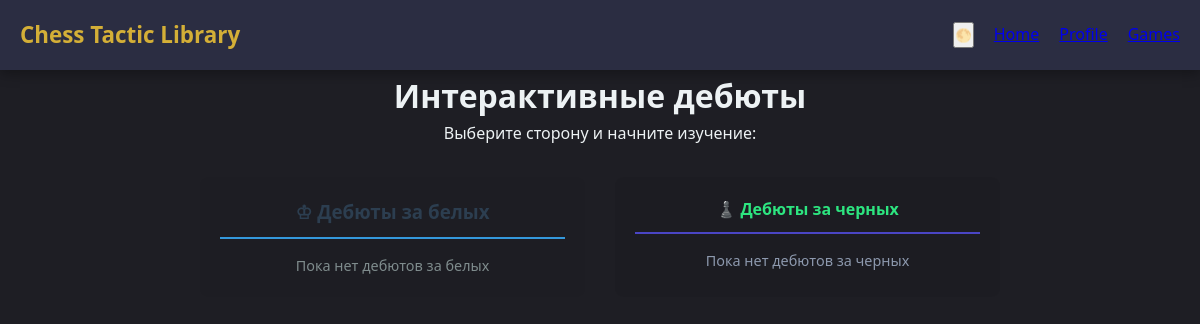
The app's page /game/, older data.
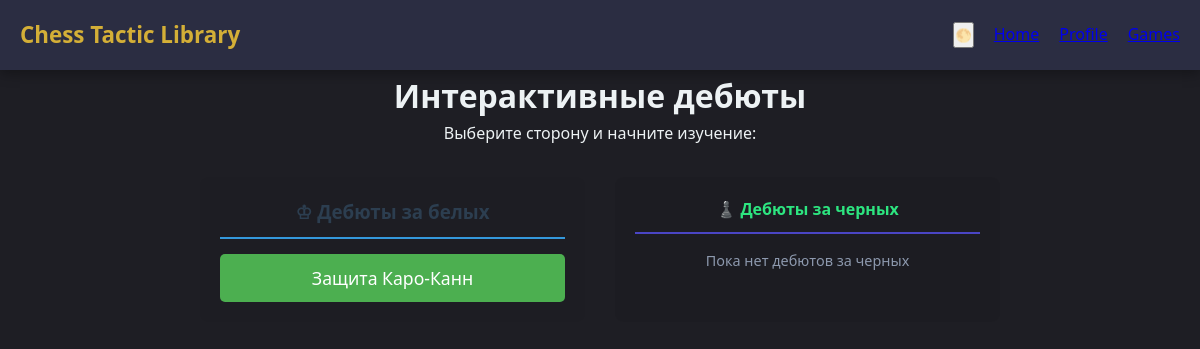
The same page, newer data.
### Chess_Tactic_library/models.py (models this page shows, shortened)
class ChessTactic(models.Model):
    COLOR_CHOICES = [
        ('white', 'За белых'),
        ('black', 'За черных'),
    ]
    title = models.CharField(max_length=200, verbose_name='Название дебюта')
    color = models.CharField(
        max_length=10, choices=COLOR_CHOICES, default='white', verbose_name='Цвет'
    )
    fen = models.CharField(
        max_length=100,
        default='rnbqkbnr/pppppppp/8/8/8/8/PPPPPPPP/RNBQKBNR w KQkq - 0 1',
    )
    moves_sequence = models.JSONField(verbose_name='Последовательность ходов', default=list)
    description = models.TextField(blank=True, verbose_name='Описание')

### Chess_Tactic_library/views.py (the view)
# urls.py: path('game/', views.chess_board_view, name='chess_board'),
def chess_board_view(request):
  white_tactics = ChessTactic.objects.filter(color='white')
  black_tactics = ChessTactic.objects.filter(color='black')
  context = {'white_tactics': white_tactics, 'black_tactics': black_tactics}
  return render(
      request, 'board.html', context
  )

### templates/board.html
{% extends 'header.html' %}
{% load static %}
{% block content %}
<div class="chess-wrapper" style="max-width: 800px; margin: 0 auto; text-align: center;">
    <h1>Интерактивные дебюты</h1>
    <p>Выберите сторону и начните изучение:</p>
    <div style="display: flex; justify-content: space-around; gap: 30px; margin-top: 30px; flex-wrap: wrap;">
        <div style="flex: 1; min-width: 300px; background: rgba(0,0,0,0.03); padding: 20px; border-radius: 8px;">
            <h3 style="color: #2c3e50; border-bottom: 2px solid #3498db; padding-bottom: 10px;">♔ Дебюты за белых</h3>
            <div style="display: flex; flex-direction: column; gap: 10px; margin-top: 15px;">
                {% for tactic in white_tactics %}
                <a href="{% url 'tactic_detail' tactic.pk %}" class="chess-btn" style="text-decoration: none; display: block;">
                    {{ tactic.title }}
                </a>
                {% empty %}
                    <p style="color: #7f8c8d; font-size: 0.9em;">Пока нет дебютов за белых</p>
                {% endfor %}
            </div>
        </div>
        <div style="flex: 1; min-width: 300px; background: rgba(0,0,0,0.05); padding: 20px; border-radius: 8px;">
            <h4 style="color: #2de580; border-bottom: 2px solid #4a45c5; padding-bottom: 10px;">♟️ Дебюты за черных</h4>
            <div style="display: flex; flex-direction: column; gap: 15px; margin-top: 15px;">
                {% for tactic in black_tactics %}
                    <a href="{% url 'tactic_detail' tactic.pk %}" class="chess-btn" style="text-decoration: none; display: block;">
                        {{ tactic.title }}
                    </a>
                {% empty %}
                    <p style="color: #8d99ae; font-size: 0.9em;">Пока нет дебютов за черных</p>
                {% endfor %}
            </div>
        </div>
    </div>
</div>
{% endblock %}

Row changes from the older to the newer data that the page shows:
added ChessTactic: title "Защита Каро-Канн"
Text that changed along with them:
text no longer shown: "Пока нет дебютов за белых"
